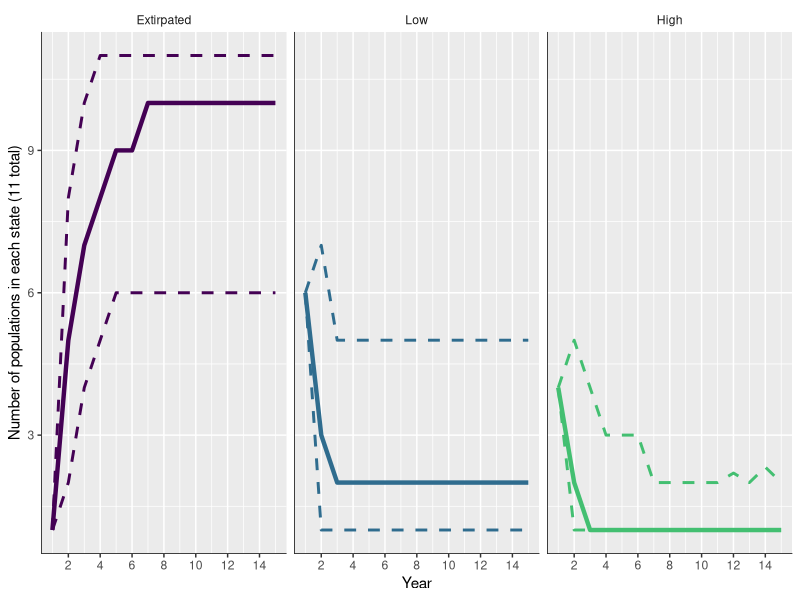
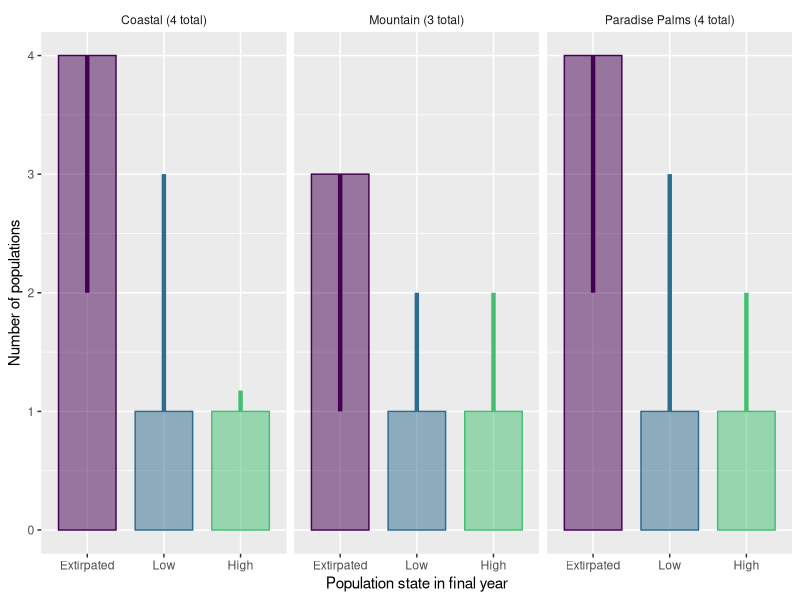

These figures' R source, in order:
# island mouse multistate projection
library(tidyverse)
library(cowplot)
library(statmod)

# functions ----

beta_shape_parms = function(mean, sd){
  avg = mean
  var = sd*sd
  
  a = ifelse(var < avg*(1-avg), avg*(((avg*(1-avg))/var)-1), 100*avg)
  b = ifelse(var < avg*(1-avg), (1-avg)*(((avg*(1-avg))/var)-1), 100*(1-avg))
  
  return(list(a = a, b = b))
}

get_beta_vals = function(n, mean, sd){
  x = beta_shape_parms(mean, sd)
  rbeta(n, x$a, x$b)
}

# inputs ----

reps = 1000
nyrs = 15

env = F

# t[2,3], t[1,3], t[1,2] +
b_noise = 1.5

# t[3,3], t[3,2]  -
b_temp = -1.8

noise = 2
temp = 0

# setup simulation
pops = 11
ecotype = c(rep("Coastal", 4), rep("Mountain", 3), rep("Palms", 4))

all.means = matrix(c(0.9, 0.3, 0.05,
                   0.1, 0.5, 0.2,
                   0, 0.2, 0.75), nrow = 3, ncol = 3, byrow = T)
all.sd = matrix(c(0.05, 0.1, 0.02,
              0.08, 0.05, 0.04,
              0, 0.09, 0.05), nrow = 3, ncol = 3, byrow = T)

# initial states
state = array(NA, dim = c(reps, pops, nyrs))
for(i in 1:reps){
  state[i,,1] = c(3, 3, 2, 3, 2, 2, 1, 2, 3, 2, 2)
}

# replicate-level means and sd
t.m = array(NA, dim = c(reps, 3, 3))
t.sd = array(NA, dim = c(reps, 3, 3))

for(i in 1:3){
  for(t in 1:3){
    t.m[1:reps, i, t] = get_beta_vals(n = reps, 
                                    mean = all.means[i,t], 
                                    sd = all.sd[i,t])
    t.sd[1:reps, i, t] = rinvgauss(n = reps, mean = all.sd[i,t])
  }
}

# draw values for each year
tp = array(NA, dim = c(reps, nyrs, 3, 3))
for(r in 1:reps){
  for(i in 1:3){
    for(t in 1:3){
      
      tp[r,,i,t] = ifelse(env, get_beta_vals(n = nyrs,
                                      mean = t.m[r,i,t],
                                      sd = t.sd[r,i,t]),
                          t.m[r,i,t])
      
      # effect of noise
      if(i == 1 && t == 2 | i == 1 && t == 3 | i == 2 && t == 3){
        tp[r,,i,t] = plogis(qlogis(tp[r,,i,t]) + b_noise*noise)
      }
      
      # effect of temp range
      if(i == 3 && t == 2 | i == 3 && t == 3){
        tp[r,,i,t] = plogis(qlogis(tp[r,,i,t]) + b_temp*temp)
      }
      
    }
  }
}

# remove NaNs
tp[is.na(tp)] = 0

# make sure colSums == 1
for(r in 1:reps){
  for(t in 1:nyrs){
    for(i in 1:3){
      tp[r,t,,i] = tp[r,t,,i]/sum(tp[r,t,,i])
    }
  }
}

# projection ----

for(r in 1:reps){
  for(i in 1:pops){
    for(t in 2:nyrs){
      state[r,i,t] = which(rmultinom(1, 1, tp[r,t,,state[r,i,t-1]]) == 1)
    }
  }
}

# make dataframe for plotting ----
res = expand.grid(rep = c(1:reps),
                  pop = c(1:pops),
                  year = c(1:nyrs))

res <- res %>% 
  mutate(ecotype = ecotype[pop],
         state = c(state))

# plot number in each state over time

res %>% 
  group_by(rep, year) %>% 
  count(state) %>% 
  ungroup() %>% 
  group_by(year, state) %>% 
  summarize(mprop = median(n),
            lcl = quantile(n, probs = 0.025),
            ucl = quantile(n, probs = 0.975)) %>% 
  ungroup() %>% 
  complete(year, state, fill = list(mprop = 0)) %>% 
  mutate(state = factor(c("Extirpated", "Low", "High")[state],
                        levels = c("Extirpated", "Low", "High"))) %>% 
  ggplot(aes(x = year, col = state, fill = state)) +
  #geom_linerange(aes(ymin = lcl, ymax = ucl), alpha= 0.9) +
  geom_line(aes(y = lcl), lty = 2, lwd = 1) +
  geom_line(aes(y = ucl), lty = 2, lwd = 1) +
  geom_line(aes(y = mprop), lwd = 1.5) +
  facet_grid(~state, scales= "free") +
  scale_fill_viridis_d(end = 0.7, name = "State") +
  scale_color_viridis_d(end = 0.7, name = "State") +
  scale_x_continuous(breaks = seq(0, nyrs, 2)) +
  theme(legend.position = "none",
        strip.background = element_rect(fill = "white")) +
  xlab("Year") +
  ylab("Number of populations in each state (11 total)") +
  annotate("segment", x=-Inf, xend=Inf, y=-Inf, yend=-Inf)+
  annotate("segment", x=-Inf, xend=-Inf, y=-Inf, yend=Inf)


# number in final state by ecotype

res %>% 
  group_by(rep, year, ecotype) %>% 
  count(state) %>% 
  ungroup() %>% 
  group_by(year, ecotype, state) %>% 
  summarize(mprop = median(n),
            lcl = quantile(n, probs = 0.025),
            ucl = quantile(n, probs = 0.975)) %>% 
  ungroup() %>% 
  complete(year, ecotype, state, fill = list(mprop = 0)) %>% 
  filter(year == nyrs) %>% 
  mutate(state = factor(c("Extirpated", "Low", "High")[state],
                        levels = c("Extirpated", "Low", "High")),
         ecotype = c("Coastal" = "Coastal (4 total)",
                     "Mountain" = "Mountain (3 total)",
                     "Palms" = "Paradise Palms (4 total)")[ecotype]) %>% 
  ggplot(aes(x = state, y = mprop, col= state, fill = state)) +
  geom_bar(stat = "identity", alpha = 0.5, width = 0.75) +
  geom_linerange(aes(ymin = lcl, ymax = ucl), lwd = 1.5) +
  scale_fill_viridis_d(end = 0.7, name = "State") +
  scale_color_viridis_d(end = 0.7, name = "State") +
  theme(strip.background = element_rect(fill = "white"),
        legend.position = "none") +
  xlab("Population state in final year") +
  ylab("Number of populations") +
  facet_wrap(~ecotype)


# prop at least one high
res %>% 
  filter(year == nyrs) %>% 
  group_by(rep, ecotype) %>% 
  summarize(h = ifelse(3 %in% state,1, 0)) %>% 
  ungroup() %>% 
  group_by(rep) %>% 
  summarize(hs = ifelse(sum(h) == 3, 1, 0)) %>% 
  pull(hs) %>% 
  mean()


# extinction probs
res %>% 
  filter(year == nyrs) %>% 
  group_by(rep, ecotype) %>% 
  summarize(h = ifelse(all(state == 1), 1, 0)) %>%
  ungroup() %>% 
  group_by(ecotype) %>% 
  summarize(pext = mean(h))

res %>% 
  filter(year == nyrs) %>% 
  group_by(rep) %>% 
  summarize(h = ifelse(all(state == 1), 1, 0)) %>%
  ungroup() %>% 
  summarize(pext = mean(h))
